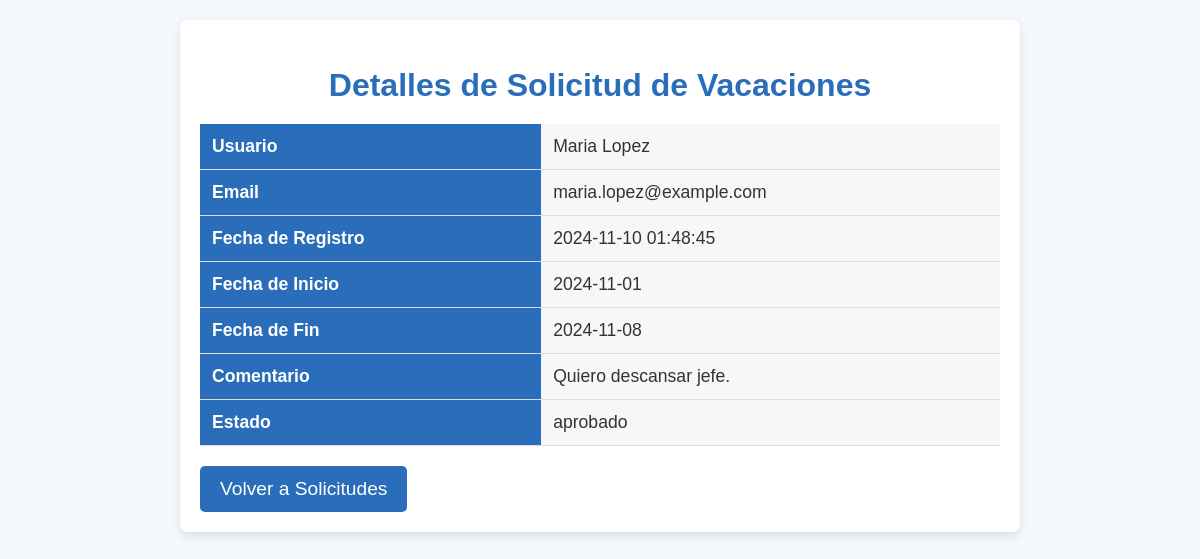
/php/detalles_solicitud.php?id=2 (signed in), run on the app's committed database.
### tables this page shows
CREATE TABLE `vacaciones` (
  `id` int(11) NOT NULL,
  `usuario_id` int(11) DEFAULT NULL,
  `fecha_inicio` date NOT NULL,
  `fecha_fin` date NOT NULL,
  `estado` enum('pendiente','aprobado','rechazado') DEFAULT 'pendiente',
  `comentario_admin` text DEFAULT NULL,
  `fecha_solicitud` timestamp NOT NULL DEFAULT current_timestamp()
);

CREATE TABLE `usuarios` (
  `id` int(11) NOT NULL,
  `nombre` varchar(100) NOT NULL,
  `email` varchar(100) NOT NULL,
  `password` varchar(255) NOT NULL,
  `rol` enum('admin','empleado') DEFAULT 'empleado',
  `fecha_registro` timestamp NOT NULL DEFAULT current_timestamp()
);

### php/detalles_solicitud.php (the view, shortened to what this page needs)
<?php
include("config.php");
$solicitud_id = intval($_GET['id']);
$sql = "SELECT vacaciones.*, usuarios.nombre, usuarios.email, usuarios.fecha_registro
        FROM vacaciones
        INNER JOIN usuarios ON vacaciones.usuario_id = usuarios.id
        WHERE vacaciones.id = $solicitud_id";
$result = $conn->query($sql);
$solicitud = $result->fetch_assoc();
?>
<!DOCTYPE html>
<html lang="es">
<head>
</head>
<body>
    <div class="container">
        <h2>Detalles de Solicitud de Vacaciones</h2>
        <table>
            <tr>
                <th>Usuario</th>
                <td><?php echo htmlspecialchars($solicitud['nombre']); ?></td>
            </tr>
            <tr>
                <th>Email</th>
                <td><?php echo htmlspecialchars($solicitud['email']); ?></td>
            </tr>
            <tr>
                <th>Fecha de Registro</th>
                <td><?php echo htmlspecialchars($solicitud['fecha_registro']); ?></td>
            </tr>
            <tr>
                <th>Fecha de Inicio</th>
                <td><?php echo htmlspecialchars($solicitud['fecha_inicio']); ?></td>
            </tr>
            <tr>
                <th>Fecha de Fin</th>
                <td><?php echo htmlspecialchars($solicitud['fecha_fin']); ?></td>
            </tr>
            <tr>
                <th>Comentario</th>
                <td><?php echo htmlspecialchars($solicitud['comentario_admin']); ?></td>
            </tr>
            <tr>
                <th>Estado</th>
                <td><?php echo htmlspecialchars($solicitud['estado']); ?></td>
            </tr>
        </table>
        <a href="gestion_solicitudes.php" class="btn-volver">Volver a Solicitudes</a>
    </div>
</body>
</html>

### php/detalles_solicitud.php (style rules this page uses)
body { font-family: 'Arial', sans-serif; background-color: #f4f7fc; margin: 0; padding: 0; color: #333; }
.container { width: 90%; max-width: 800px; margin: 20px auto; background-color: #fff; padding: 20px; box-shadow: 0 4px 10px rgba(0, 0, 0, 0.1); border-radius: 8px; }
h2 { text-align: center; color: #2a6ebb; font-size: 2em; margin-bottom: 20px; }
table { width: 100%; border-collapse: collapse; margin-top: 20px; }
th, td { padding: 12px; text-align: left; font-size: 1.1em; border-bottom: 1px solid #ddd; }
th { background-color: #2a6ebb; color: white; font-weight: bold; }
td { background-color: #f7f7f7; }
.btn-volver { display: inline-block; margin-top: 20px; padding: 12px 20px; background-color: #2a6ebb; color: white; text-decoration: none; border-radius: 5px; font-size: 1.2em; text-align: center; }

### data on the page
vacaciones: usuario.nombre "Maria Lopez", usuario.email "maria.lopez@example.com", usuario.fecha_registro "2024-11-10 01:48:45", fecha_inicio "2024-11-01", fecha_fin "2024-11-08", comentario_admin "Quiero descansar jefe.", estado "aprobado"
